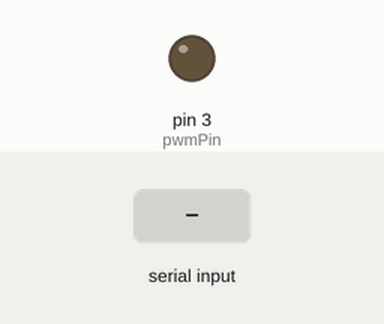
This sketch was run on a simulated Arduino Uno, built with avr-gcc and run on an emulated ATmega328P. Parts: output pins drawn as LEDs (lit = HIGH). Inputs (shaded band) come from the test bench. What the sketch prints to the serial monitor is not drawn.

Above: at 6.8 s.
6.9 s: "90,45\n" received over Serial
At 8.1 s:
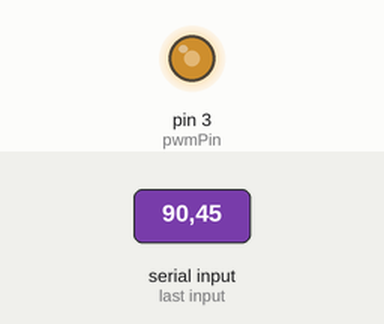
8.4 s: "30,150\n" received over Serial
At 9.2 s:
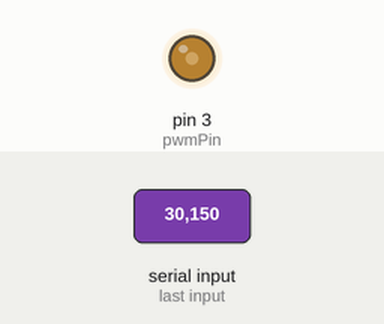
9.9 s: "5\n" received over Serial
At 10.3 s:
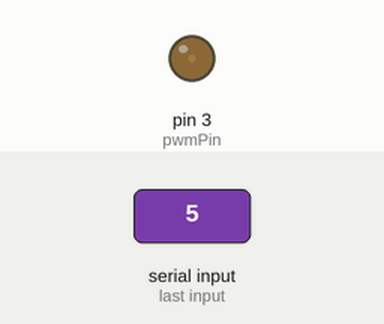
Timing chart, 0 to 12.9 s (numbered marks = the images above; inputs shaded):
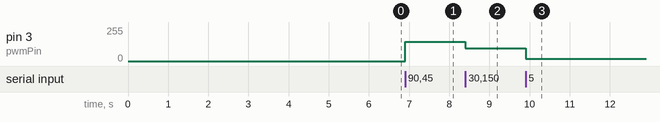

The sketch:

29a_sensor_while.ino
```cpp
#include <DallasTemperature.h>
#include <OneWire.h>

#define ONE_WIRE_BUS 9
#define TEMPERATURE_PRECISION 9
OneWire oneWire(ONE_WIRE_BUS);
DallasTemperature sensors(&oneWire);
DeviceAddress CPU, GPU;
// sensors.getAddress(deviceAddress, index)
//DeviceAddress CPU = {0x28, 0xAA, 0x10, 0xA4, 0x55, 0x14, 0x01, 0x91}
//DeviceAddress GPU = {0x28, 0xAA, 0x32, 0x7A, 0x55, 0x14, 0x01, 0xFE}

//--------------------------------------------------------------------------------------------------------------//

int pwmPin     = 3; // digital PWM pin 3
int pwmVal     = 1; // The PWM Value
unsigned long time;
unsigned int rpm;
String stringRPM;
//--------------------------------------------------------------------------------------------------------------//
void setup()
{
   // generate 25kHz PWM pulse rate on Pin 3
   pinMode(pwmPin, OUTPUT);   // OCR2B sets duty cycle
   // Set up Fast PWM on Pin 3
   TCCR2A = 0x23;     // COM2B1, WGM21, WGM20
   // Set prescaler
   TCCR2B = 0x0A;   // WGM21, Prescaler = /8
   // Set TOP and initialize duty cycle to zero(0)
   OCR2A = 79;    // TOP DO NOT CHANGE, SETS PWM PULSE RATE
   OCR2B = 0;    // duty cycle for Pin 3 (0-79) generates 1 500nS pulse even when 0 :
   digitalWrite(2, HIGH);   // Starts reading
   Serial.begin(9600);
   //-------------------------------------------------------------------------------------------------------------//


  delay (20);
  sensors.begin();  // Start up the Dallas library
  delay (20);
  Serial.print("Wha Gwan my G, Booting up just now King");
  delay(5000);
  Serial.println();
   // locate devices on the bus
  Serial.print("Checking thermals...");
  delay(500);
  Serial.print("Found ");
  delay(100);
  Serial.print(sensors.getDeviceCount(), DEC);
  Serial.println(" devices.");

   if (!sensors.getAddress(CPU, 0)) Serial.println("Unable to find address for Device 0");
  if (!sensors.getAddress(GPU, 1)) Serial.println("Unable to find address for Device 1");
// Must be called before search()
  //oneWire.reset_search();
  // assigns the first address found to CPU
  //if (!oneWire.search(CPU)) Serial.println("Unable to find address for CPU");
  // assigns the second address found to GPU
  //if (!oneWire.search(GPU)) Serial.println("Unable to find address for GPU");


  // set the resolution to 9 bit per device
  sensors.setResolution(CPU, TEMPERATURE_PRECISION);
  sensors.setResolution(GPU, TEMPERATURE_PRECISION);

    Serial.print("Device 0 Resolution: ");
  Serial.print(sensors.getResolution(CPU), DEC);
  Serial.println();

  Serial.print("Device 1 Resolution: ");
  Serial.print(sensors.getResolution(GPU), DEC);
  Serial.println();
  }

// function to print a device's resolution
void printResolution(DeviceAddress deviceAddress)
{
  Serial.print("Resolution: ");
  Serial.print(sensors.getResolution(deviceAddress));
  Serial.println();
}

void loop()
{
 unsigned int x;
 // ramp up fan speed by increasing duty cycle every 200mS, takes 16 seconds
 //for(x = 0; x < 80; x++) {
 //  OCR2B = x;    // set duty cycle
 //  getRPMS();
 //  Serial.println(x);
 //  delay(200);
 //}


 while (Serial.available() == 0);
 int val = Serial.parseInt();
 if (val > 0 && val < 80) {
     OCR2B = val;
 }}

char getRPMS() {
 time = pulseIn(2, HIGH);
 rpm = (1000000 * 60) / (time * 4);
 stringRPM = String(rpm);
 if (stringRPM.length() < 5) {
   Serial.println(rpm, DEC);
 }
 delay (6000);
}
```

Measured:
- after the input at 6.9 s, pin 3 (pwmPin): 0/255 → 145/255 at once
- after the input at 8.4 s, pin 3 (pwmPin): 145/255 → 97/255 at once
- after the input at 9.9 s, pin 3 (pwmPin): 97/255 → 16/255 at once
